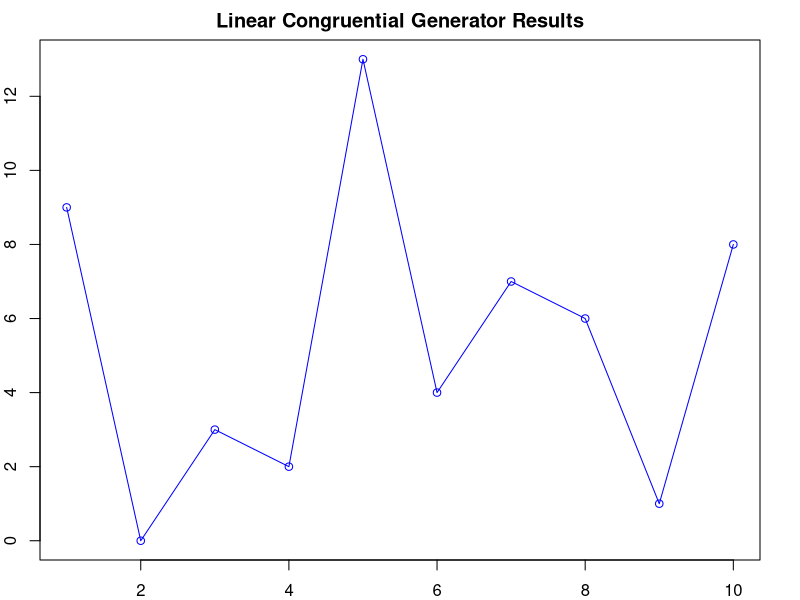

The R source for this figure:
#Rashmeet Kaur (14401012022)
#PRACTICAL-6
#RANDOM NUMBER GENERATION

#Generate sequence of numbers with : operator
c(1:10, 20:30)

-5:5

#GENERATING RANDOM NUMBERS FROM UNIFORM DISTRIBUTION
#Five Random numbers between 0 and 1
runif(5)

#Generate 5 random numbers between 10 and 20
runif(5, min=10, max=20)

set.seed(123)
runif(5)

#GENERATING RANDOM NUMBERS FROM NORMAL DISTRIBUTION
#Generating normally distributed numbers
rnorm(5, mean=0, sd=1)
r= rnorm(10, mean=10, sd=2)

#GENERATING SAMPLE FROM A SEQUENCE OF NUMBERS
sample(0:40, 10, replace=T)
sample(0:40, 10, replace=F)

#GENERATING RANDOM NUMBERS FROM A BINOMIAL DISTRIBUTION
rbinom(5, size=10, prob=0.5)

#GENERATING RANDOM NUMBERS FROM A POISSON DISTRIBUTION
#Generate 5 random numbers from a Poisson distribution with lamba= 3
rpois(5, lambda = 3)

#GENERATING UNIFORMLY DISTRIBUTED RANDOM NUMBERS USING LINEAR CONGRUENTIAL METHOD
#Linear Congruential generator
lcg= function(a,c,m,run.length, seed){
  x=NULL
  x[1]= seed
  for(i in 1:(run.length-1)){
    x[i+1]<-(a*x[i]+c)%%m
  }
  U<- x/m
  return(list(x=x, U=U))
}
lcg(6,7,23,20,5)

#RANDOM NO PRACTICE QUES
#Rashmeet Kaur (14401012022)
#PRACTICE QUES-1
# Set mean and standard deviation
mean_value <- 50
sd_value <- 10

# Generate 20 random numbers from normal distribution
random_numbers <- rnorm(20, mean = mean_value, sd = sd_value)

# Display the result
print(random_numbers)

#Rashmeet Kaur (14401012022)
#PRACTICE QUES-2
# Define numbers and their corresponding probabilities
numbers <- 1:4
probabilities <- c(0.1, 0.2, 0.3, 0.4)

# Generate a random sample of 10 numbers with the specified probabilities
sample_numbers <- sample(numbers, 10, replace = TRUE, prob = probabilities)

# Display the result
print(sample_numbers)

#Rashmeet Kaur (14401012022)
#PRACTICE QUES-3
# Set number of rows
n <- 10

# Generate random integers between 1 and 10
integers <- sample(1:10, n, replace = TRUE)

# Generate random normal values with mean 0 and standard deviation 1
normal_values <- rnorm(n, mean = 0, sd = 1)

# Generate random binary values (0 or 1)
binary_values <- sample(0:1, n, replace = TRUE)

# Create a data frame
df <- data.frame(Integers = integers, NormalValues = normal_values, BinaryValues = binary_values)

# Display the data frame
print(df)

#Rashmeet Kaur (14401012022)
#PRACTICE QUES-4
# Parameters for the linear congruential generator
a <- 5
c <- 3
m <- 16
n <- 10  # Number of random numbers to generate

# Randomly choose a seed between 0 and 15
X <- sample(0:15, 1)
random_numbers <- numeric(n)

# Generate the sequence of pseudo-random numbers
for (i in 1:n) {
  X <- (a * X + c) %% m
  random_numbers[i] <- X
}

# Display the generated numbers
print(random_numbers)

# Adjust margins and visualize the results
par(mar = c(2, 2, 2, 2))  # Set smaller margins
plot(random_numbers, type = "o", col = "blue", main = "Linear Congruential Generator Results",
     xlab = "Index", ylab = "Generated Numbers")
